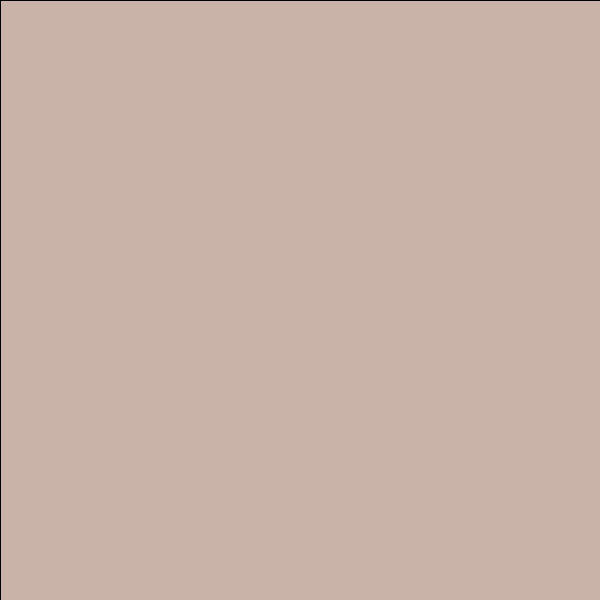
Frame 1 (no input)
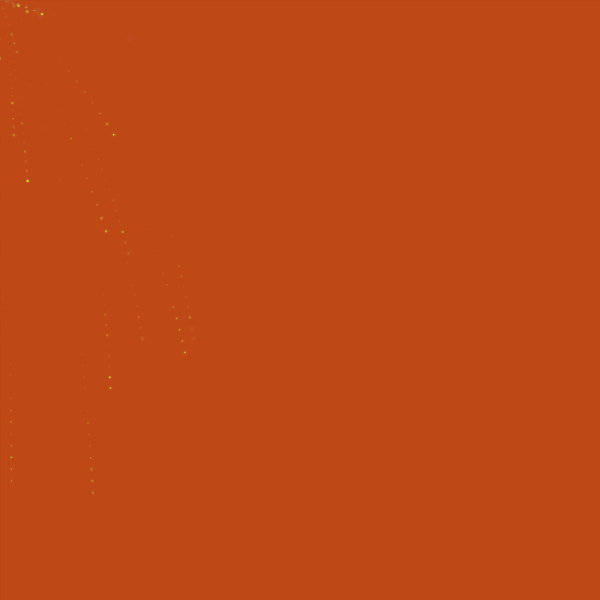
Frame 60 (the mouse pressed at the canvas centre just before this capture)
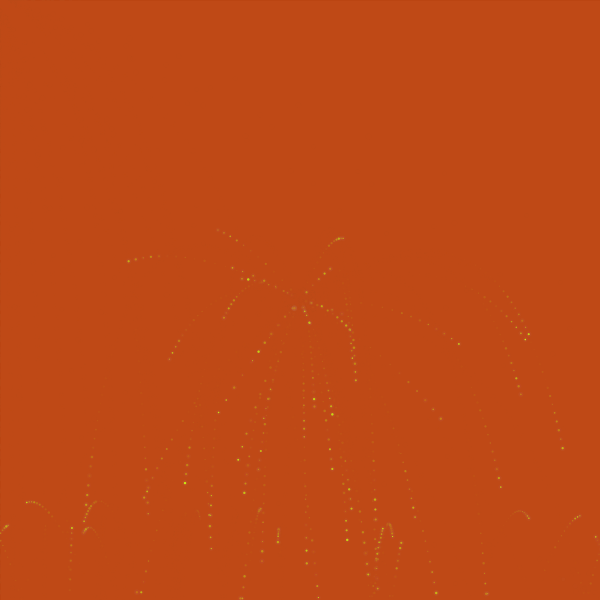
Frame 120 (the mouse held since frame 60 and released just before this capture)

The Processing sketch that drew these frames (run headless with seeded random() and noise(); from frame 60 on, the mouse is pressed at the canvas centre):

// Processing sketch: processing_49189
// ── processing_49189.pde

//creating and 
Particle[] pickles = new Particle[0];



void setup () {
  size (600, 600);
  smooth ();
  noCursor();


  //for(int i=0; i<pickles.length; i++) {

  //pickles[i] = new Particle ();
  //}
}


void draw () {
  fill (191, 70, 20, 50);
  rect (0, 0, width, height);

  //adding a new particle into the array
  pickles = (Particle[])append(pickles, new Particle());
  for (int i=0; i<pickles.length; i++) {

    pickles[i].update();
    pickles[i].checkCollision();
  }

  if (pickles.length>70) {

    //casting now

    pickles = (Particle[]) subset (pickles, 1);
  }
}


class Particle {

  //
  float x;
  float y;

  //it's the change in position
  float velX;
  float velY;
  float drag = 0.96;
  float x2;
  float y2;
  float particleSize;
  float gravity = 0.5;
  
  color c;
  float opacity;
  float fade;
  float strokeW;
  


  //constructo this is a special function is
  //called whenever a particle is instanciated

  Particle() {

    x =mouseX;
    y =mouseY;


    // set the velocity  to be random number between 
    // -10 and 10 in both x and y direction
    velX = random (-15, 15);
    velY = random (-15, 15);
  }

  void update() {

    //add the velocity to the position
    velX *=drag;
    velY *=drag;
    x += velX;
    y += velY;
    velY +=gravity; 
    x2 +=x;
    y2+=y;
    particleSize = random(2, 5);
    particleSize *=0.5;
    opacity = 75;
    fade = random (0,20);
    opacity -= fade;
 opacity = constrain(opacity,0,10);
 
    strokeW = abs(pmouseX-mouseX);
    strokeW  = constrain(strokeW,0,10);


    //set the fill colour and draw the particle
    stroke (255, 255, 255, 15);
    fill (200, random(100, 255), opacity);
    ellipse (x, y, particleSize, particleSize);
    fill (170, random(100, 255), 255, opacity);
    stroke (161, random(100, 255), 255, opacity);
    ellipse (x, y, particleSize+3, particleSize+3);
    stroke (121, random(100, 255), 255, 5);
    ellipse (x2, y2, particleSize+3, particleSize+3);
    stroke (255, random(190, 230), 60, 35);
    strokeWeight(strokeW);
    line (pmouseX, pmouseY, mouseX, mouseY);
    strokeWeight(strokeW/2);
    line (pmouseX, pmouseY, mouseX, mouseY);
    strokeWeight(strokeW/1.5);
    line (pmouseX, pmouseY, mouseX, mouseY);
    noStroke();
    strokeWeight(0);
  }

  void checkCollision() {

    if ((x<0) || (x>width))
      velX = -velX;
    if ((y<0) || (y>height))
      velY = -velY;
  }
}
